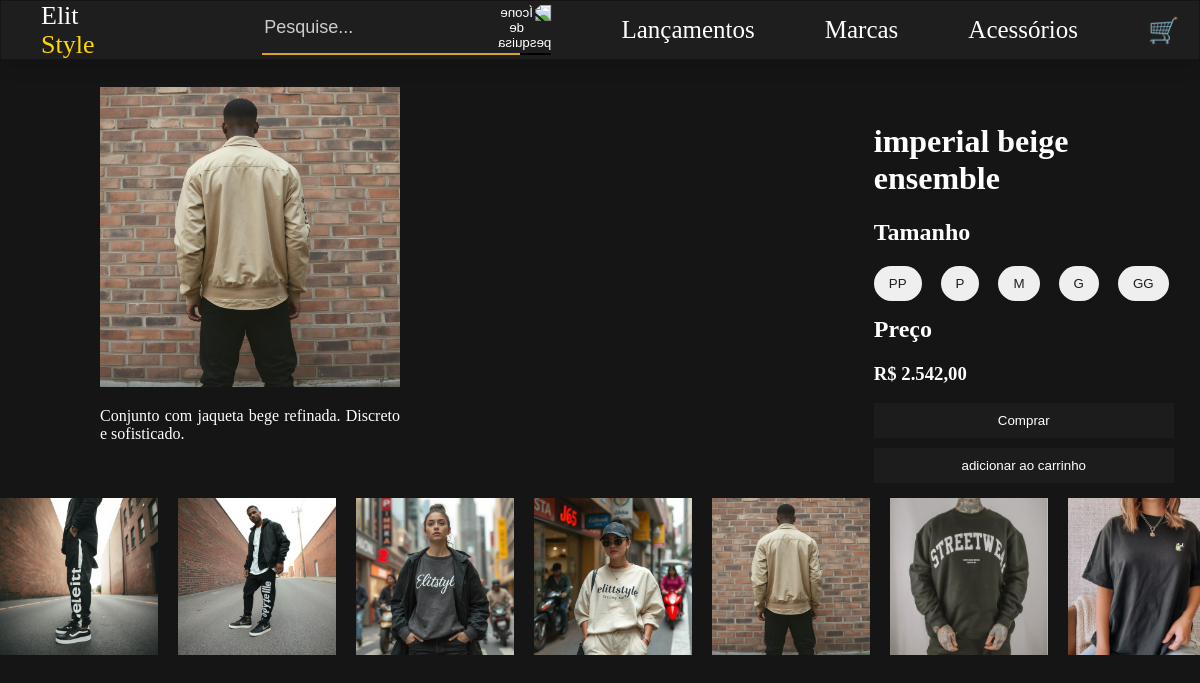
Page /Views/produto.php?id=5 on the committed database.
### tables this page shows
CREATE TABLE produto (
    id_produto INT AUTO_INCREMENT PRIMARY KEY,
    nome VARCHAR(255) NOT NULL,
    descricao TEXT,
    preco DECIMAL(10,2) NOT NULL,
    quantidade_estoque INT DEFAULT 0,
    url TEXT
);

### backend/models/Produto.php (called while the page is built, shortened)
<?php
require_once __DIR__ . '/../db/database.php';
class Produto {
    private $conn;
    public function __construct() {
        $database = new Database();
        $this->conn = $database->getConnection();
    }
    public function getProdutoPorId($id) {
        $query = "SELECT * FROM produto WHERE id_produto = ?";
        $stmt = $this->conn->prepare($query);
        $stmt->bind_param("i", $id);
        $stmt->execute();
        $result = $stmt->get_result();
        if ($result->num_rows > 0) {
            $produto = $result->fetch_assoc();
            return $produto;
        } else {
            error_log("Nenhum produto encontrado com o ID: " . $id);
            return null;
        }
    }
}

### backend/db/database.php (called while the page is built, shortened)
<?php
class Database {
    private $host = "localhost";
    private $db_name = "elitStyle";
    private $username = "root";
    private $password = "";
    public function getConnection() {
        $this->conn = null;
        try {
            $this->conn = new mysqli($this->host, $this->username, $this->password, $this->db_name);
            $this->conn->set_charset("utf8");
        } catch(Exception $e) {
            echo "Erro de conexão: " . $e->getMessage();
        }
        return $this->conn;
    }
}

### Views/produto.php (the view, shortened to what this page needs)
<?php
require_once __DIR__ . '/../backend/models/Produto.php';
$produtoModel = new Produto();
if (isset($_GET['id'])) {
    $id_produto = $_GET['id'];
    $produto = $produtoModel->getProdutoPorId($id_produto);
} else {
    header('Location: index.html');
    exit();
}
function corrigirCaminhoImagem($url) {
    $path = preg_replace('/^(\.\.\/|\.\/)*/', '', $url);
    $path = preg_replace('/^\/public/', '', $path);
    if (strpos($path, '../public') !== 0) {
        $path = '../public' . $path;
    }
    return $path;
}
if (!function_exists('base_url')) {
    function base_url($path = '') {
        $base_url = '//' . $_SERVER['HTTP_HOST'] . dirname($_SERVER['PHP_SELF']);
        return rtrim($base_url, '/') . '/' . ltrim($path, '/');
    }
}
?>
<!DOCTYPE html>
<html lang="en">
<head>
    <link rel="stylesheet" href="../public/css/style.css">
    <link rel="stylesheet" href="../public/css/animation.css">
</head>
<body>
    <header>
        <nav class="Nav_Bar">
            <div class="logo">
                <a href="<?php echo base_url(); ?>" class="logo-link">
                    <span>Elit</span>
                    <span class="Dorado">Style</span>
                </a>
            </div>
            <div class="search-pesqui">
                <input type="text" class="search-input" placeholder="Pesquise...">
                <button class="search-icon">
                  <img src="https://cdn.icon-icons.com/icons2/2645/PNG/512/search_icon_159890.png" alt="Ícone de pesquisa">
                </button>
                <div class="animation_bar"></div>
            </div>
            <ul class="nav-links">
                <li><a href="#">Lançamentos</a></li>
                <li><a href="#">Marcas</a></li>
                <li><a href="#">Acessórios</a></li>
                <li><a href="#">🛒</a></li>
            </ul>
        </nav>
    </header>
    <main class="main-produto">
        <div class="content-pg-Produto">
           <div class="produto-descri">
                <?php
                $imagemUrl = corrigirCaminhoImagem($produto['url']);
                ?>
                <img src="<?php echo htmlspecialchars($imagemUrl); ?>" alt="<?php echo htmlspecialchars($produto['nome']); ?>">
                <p><?php echo htmlspecialchars($produto['descricao']); ?></p>
            </div>
            <div class="produto-info">
                <h1><?php echo htmlspecialchars($produto['nome']); ?></h1>
                <h2>Tamanho</h2>
                <div class="tamanho">
                    <button class="button_tamanho">PP</button>
                    <button class="button_tamanho">P</button>
                    <button class="button_tamanho">M</button>
                    <button class="button_tamanho">G</button>
                    <button class="button_tamanho">GG</button>
                </div>
                <h2>Preço</h2>
                <h3><span>R$ </span><?php echo number_format($produto['preco'], 2, ',', '.'); ?></h3>
                <div class="button-submit">
                    <button type="submit">Comprar</button>
                    <button type="submit">adicionar ao carrinho</button>
                </div>
            </div>
        </div>
        <div class="carousel-proprock">
            <div class="carousel-prock">
                <?php
                $carouselItems = [
                    ['id_produto' => 1, 'url' => '../public/img/produtos/calsa01.jpg', 'nome' => 'Calça'],
                    ['id_produto' => 2, 'url' => '../public/img/produtos/conjunto-01.jpg', 'nome' => 'Conjunto 01'],
                    ['id_produto' => 3, 'url' => '../public/img/produtos/conjunto-02.jpg', 'nome' => 'Conjunto 02'],
                    ['id_produto' => 4, 'url' => '../public/img/produtos/conjunto-03.jpg', 'nome' => 'Conjunto 03'],
                    ['id_produto' => 5, 'url' => '../public/img/produtos/conjunto-4.jpg', 'nome' => 'Conjunto 04'],
                    ['id_produto' => 6, 'url' => '../public/img/produtos/imgl1.png', 'nome' => 'Imagem 1'],
                    ['id_produto' => 7, 'url' => '../public/img/produtos/imgl2.png', 'nome' => 'Imagem 2'],
                    ['id_produto' => 8, 'url' => '../public/img/produtos/imgl3.png', 'nome' => 'Imagem 3'],
                    ['id_produto' => 14, 'url' => '../public/img/produtos/acessorios/IMGA1.png', 'nome' => 'Acessório 1'],
                    ['id_produto' => 15, 'url' => '../public/img/produtos/acessorios/IMGA2.png', 'nome' => 'Acessório 2'],
                    ['id_produto' => 16, 'url' => '../public/img/produtos/acessorios/IMGA3.png', 'nome' => 'Acessório 3'],
                    ['id_produto' => 17, 'url' => '../public/img/produtos/acessorios/IMGA4.png', 'nome' => 'Acessório 4'],
                ];
                foreach ($carouselItems as $item):
                ?>
                    <div class="item-carousel-roll">
                        <a href="produto.php?id=<?php echo $item['id_produto']; ?>">
                            <img src="<?php echo htmlspecialchars($item['url']); ?>" alt="<?php echo htmlspecialchars($item['nome']); ?>">
                        </a>
                    </div>
                <?php endforeach; ?>
            </div>
        </div>
    </main>
</body>
</html>

### public/css/style.css (style rules this page uses)
html { scroll-behavior: smooth; }
body, html { margin: 0; padding: 0; width: 100%; overflow-x: hidden; background-color: #151515; }
* { box-sizing: border-box; color: white; }
.Dorado { color: #FFD700; }
.Nav_Bar { height: 60px; width: 100%; display: flex; justify-content: space-between; align-items: center; padding: 10px 20px; background-color: #1E1E1E; border: 1px solid #151515; box-shadow: 0px 8px 16px rgba(0, 0, 0, 0.10); font-size: 1.04vw; position: fixed; z-index: 1000; }
.Nav_Bar ul { list-style-type: none; display: flex; align-items: center; gap: 40px; }
.Nav_Bar li { margin: 0; margin-right: 30px; }
.Nav_Bar ul li a { text-decoration: none; font-size: 25px; }
.logo { margin-left: 20px; font-size: 20px; transform: scale(2.5); transform-origin: left; }
.logo-link { text-decoration: none; color: inherit; }
main { width: 100%; height: 100%; }
.content-pg-Produto { height: 60%; margin-top: 67px; margin-bottom: 5px; display: flex; gap: 30px; justify-content: center; }
.produto-descri { width: 50%; margin-top: 20px; text-align: justify; margin-left: 100px; margin-right: 200px; }
.produto-descri p { width: 300px; }
.produto-descri img { width: 300px; height: 300px; }
.produto-info { margin-top: 35px; width: 30%; }
.button-submit { width: 300px; display: block; margin: 0; }
.button-submit button { width: 300px; height: 35px; margin-bottom: 10px; background-color: #1d1c1c; border: 0; cursor: pointer; }
.button_tamanho { margin-right: 15px; cursor: pointer; border-radius: 20px; }
.button_tamanho { padding: 10px 15px; color: #1E1E1E; border: none; }
.tamanho { height: 30px; margin-top: 15px; margin-bottom: 15px; }
@media screen and (max-width: 1628px) { .logo { transform: scale(1.3); transform-origin: left; width: 100px; } }
@media screen and (max-width: 1628px) { .search-pesqui { margin-right: 30px; } }

### public/css/animation.css (style rules this page uses)
.search-pesqui { display: flex; align-items: center; position: relative; padding-bottom: 5px; width: 600px; margin-left: 15vw; }
.search-input { border: none; outline: none; background-color: transparent; color: white; font-size: 18px; flex-grow: 1; }
.search-input::placeholder { color: #ccc; }
.search-icon { background: transparent; border: none; cursor: pointer; transform: scaleX(-1); padding: 0; }
.search-icon img { width: 24px; height: 24px; }
.animation_bar { position: absolute; bottom: 0; left: 0; height: 2px; background-color: #DAA520; width: 0; animation: loadBar 2s ease-out forwards; }
.carousel-proprock { height: 300px; width: 100%; position: relative; overflow: hidden; }
.carousel-prock { display: flex; gap: 20px; animation: slide 30s linear backwards; }
.item-carousel-roll img { width: 158px; height: 157px; }

### rows in the picture
produto: url (picture), descricao "Conjunto com jaqueta bege refinada. Discreto e sofisticado.", nome "imperial beige ensemble", preco "2.542,00"
